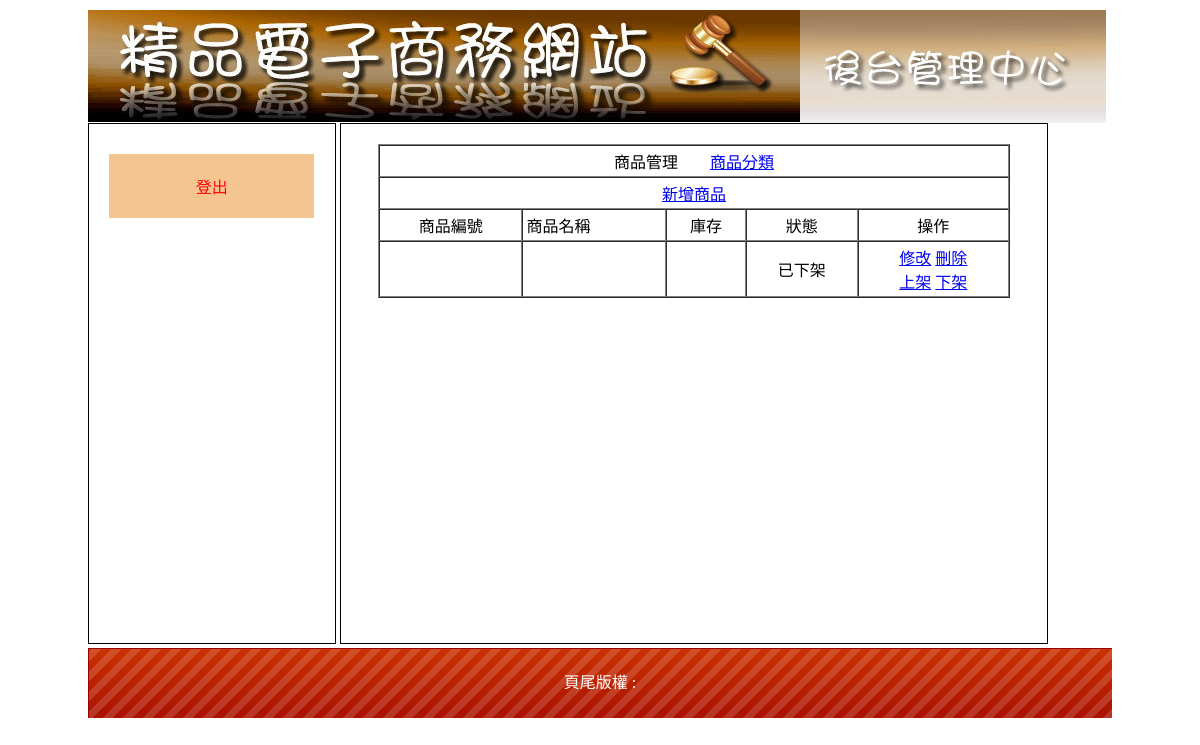
/admin.php?do=admin&redo=admin_item, run on an earlier commit of the app's database.
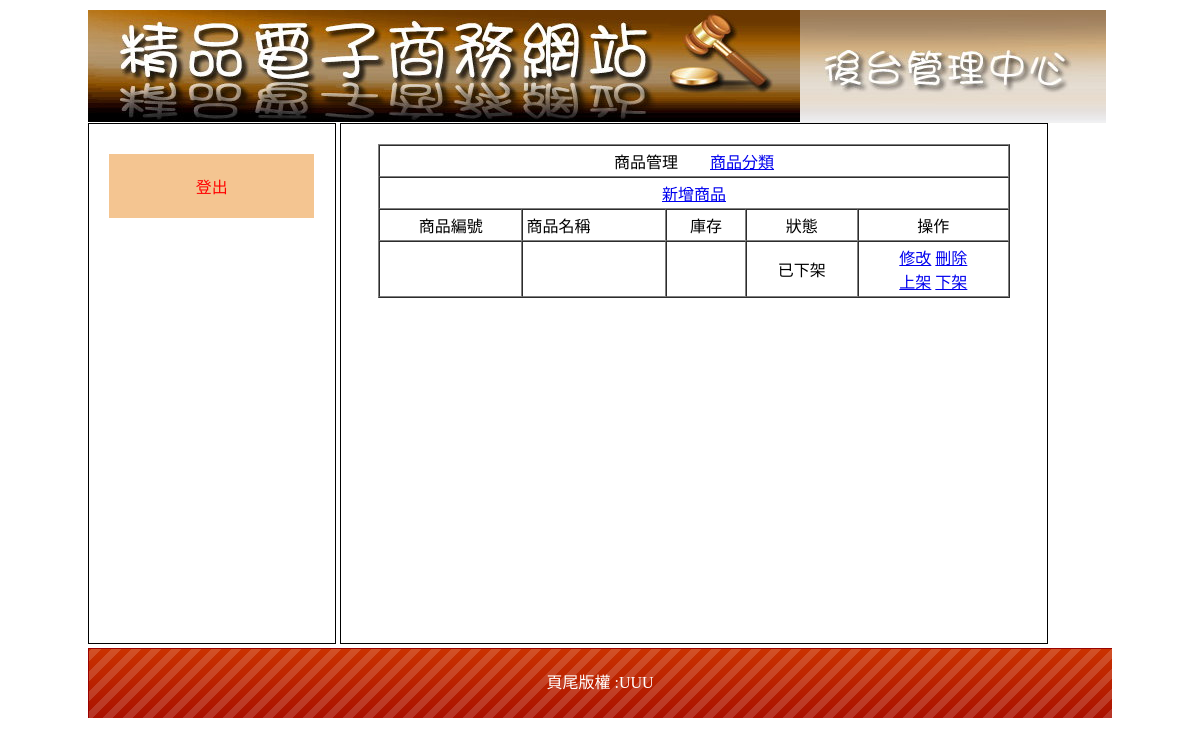
And on a later commit of the database.
### tables this page shows
CREATE TABLE `myfooter` (
  `m_seq` int(10) UNSIGNED NOT NULL,
  `m_footer` text NOT NULL
);

### admin_item_list.php (the view, shortened to what this page needs)
<?php
$sql = "select * from item_3";
$ro2 = mysqli_query($link,$sql);
$list_i1_2 = mysqli_fetch_assoc($ro2);
?>
<table width="95%" border="1" align="center" cellpadding="3" cellspacing="0">
  <tr>
    <td colspan="5" align="center" valign="middle">商品管理　　<A href="admin.php?do=admin&redo=th">商品分類</A></td>
  </tr>
  <tr>
    <td colspan="5" align="center" valign="middle"><A href="admin.php?do=admin&redo=add_item">新增商品</A></td>
  </tr>
  <tr>
    <td align="center" valign="middle">商品編號</td>
    <td align="left" valign="middle">商品名稱</td>
    <td align="center" valign="middle">庫存</td>
    <td align="center" valign="middle">狀態</td>
    <td align="center" valign="middle">操作</td>
  </tr>
<?php
do{
  $look="已下架";
?>
  <tr>
    <td align="center" valign="middle"><?=$list_i1_2["i3_seq"]?></td>
    <td align="left" valign="middle"><?=$list_i1_2["i3_name"]?></td>
    <td align="center" valign="middle"><?=$list_i1_2["i3_cnt"]?></td>
    <td align="center" valign="middle"><?=$look?></td>
    <td align="center" valign="middle">
      <a href="admin.php?do=admin&redo=update_item&no=<?=$list_i1_2["i3_seq"]?>">修改</a>
      <a href="item_list_del_api.php?no=<?=$list_i1_2["i3_seq"]?>">刪除</a><br>
      <a href="item_list_up_api.php?no=<?=$list_i1_2["i3_seq"]?>">上架</a>
      <a href="item_list_down_api.php?no=<?=$list_i1_2["i3_seq"]?>">下架</a>
    </td>
  </tr>
<?php }while($list_i1_2 = mysqli_fetch_assoc($ro2));?>
</table>

### footer.php
<?php
 $sql = "select * from myfooter";
 $rr = mysqli_query($link,$sql);
 $rrr = mysqli_fetch_assoc($rr);
?>
<?=$rrr["m_footer"]?>

What changed in the data, as far as the page shows it:
added myfooter: m_footer "UUU"
